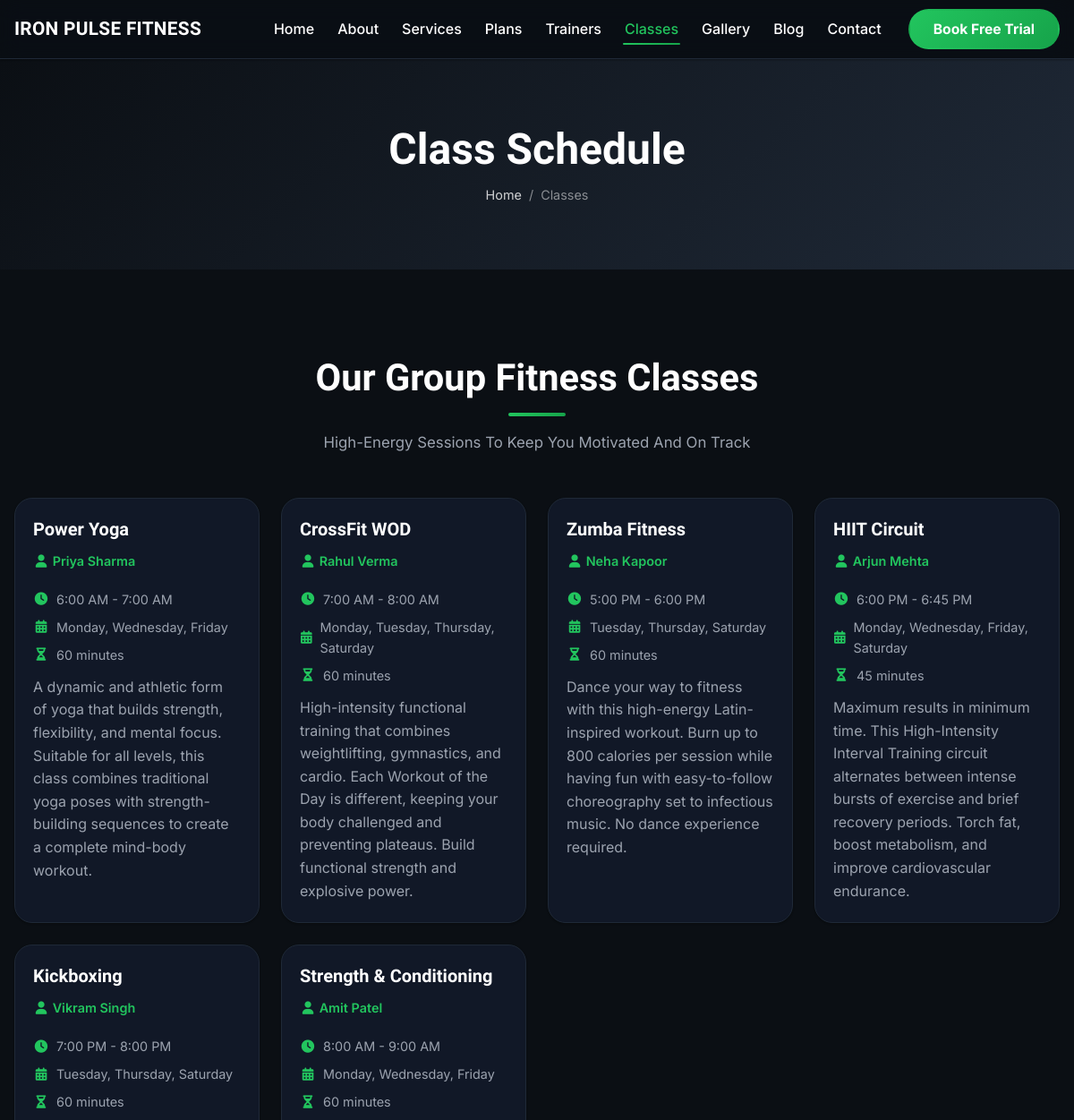
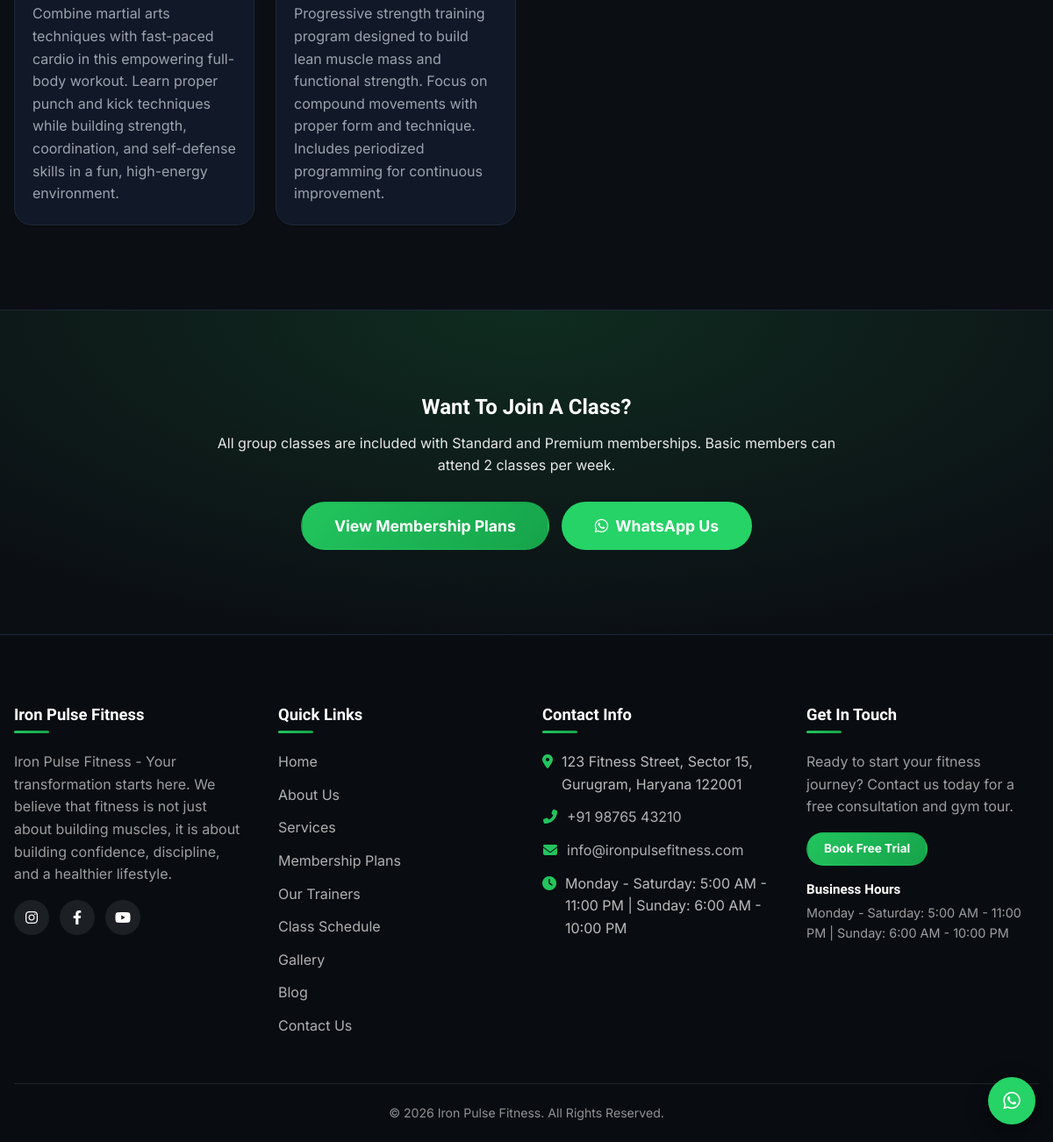
/classes.php, run on the app's committed database (2 pictures, top to bottom).
### tables this page shows
CREATE TABLE `classes` (
  `id` INT(11) UNSIGNED NOT NULL AUTO_INCREMENT,
  `class_name` VARCHAR(100) NOT NULL,
  `trainer_name` VARCHAR(100) NOT NULL,
  `class_time` VARCHAR(50) NOT NULL,
  `class_days` VARCHAR(100) NOT NULL,
  `duration` VARCHAR(50) NOT NULL,
  `description` TEXT DEFAULT NULL,
  `image` VARCHAR(255) DEFAULT NULL,
  `is_active` TINYINT(1) NOT NULL DEFAULT 1,
  `created_at` TIMESTAMP NOT NULL DEFAULT CURRENT_TIMESTAMP,
  `updated_at` TIMESTAMP NOT NULL DEFAULT CURRENT_TIMESTAMP ON UPDATE CURRENT_TIMESTAMP,
  PRIMARY KEY (`id`)
);

### functions.php (called while the page is built, shortened)
<?php
require_once __DIR__ . '/config.php';
function getAllSettings(): array {
    global $pdo;
    try {
        $stmt = $pdo->query("SELECT setting_key, setting_value FROM site_settings");
        $settings = [];
        while ($row = $stmt->fetch()) {
            $settings[$row['setting_key']] = $row['setting_value'];
        }
        return $settings;
    } catch (PDOException $e) {
        return [];
    }
}
function getActiveItems(string $table, string $orderBy = 'id ASC'): array {
    global $pdo;
    $allowedTables = ['membership_plans', 'trainers', 'classes', 'gallery', 'transformations', 'testimonials', 'blog_posts'];
    try {
        $stmt = $pdo->query("SELECT * FROM `{$table}` WHERE is_active = 1 ORDER BY {$orderBy}");
        return $stmt->fetchAll();
    } catch (PDOException $e) {
        return [];
    }
}
function e(?string $text): string {
    return htmlspecialchars($text ?? '', ENT_QUOTES, 'UTF-8');
}

### classes.php (the view, shortened to what this page needs)
<?php
require_once 'config.php';
require_once 'functions.php';
$currentPage = 'classes';
$classes = getActiveItems('classes', 'id ASC');
include 'header.php';
?>
<section class="page-header">
    <div class="container">
        <h1 class="page-title">Class Schedule</h1>
        <nav class="breadcrumb">
            <a href="index.php">Home</a> <span>/</span> <span>Classes</span>
        </nav>
    </div>
</section>
<section class="section classes-detail-section">
    <div class="container">
        <div class="section-header" data-animate="fadeInUp">
            <h2 class="section-title">Our Group Fitness Classes</h2>
            <p class="section-subtitle">High-Energy Sessions To Keep You Motivated And On Track</p>
        </div>
        <?php if (!empty($classes)): ?>
        <div class="classes-grid classes-grid-detailed">
            <?php foreach ($classes as $class): ?>
            <div class="class-card class-card-full" data-animate="fadeInUp">
                <div class="class-info">
                    <h3 class="class-name"><?php echo e($class['class_name']); ?></h3>
                    <div class="class-meta">
                        <p class="class-trainer"><i class="fas fa-user"></i> <?php echo e($class['trainer_name']); ?></p>
                        <p class="class-time"><i class="fas fa-clock"></i> <?php echo e($class['class_time']); ?></p>
                        <p class="class-days"><i class="fas fa-calendar-alt"></i> <?php echo e($class['class_days']); ?></p>
                        <p class="class-duration"><i class="fas fa-hourglass-half"></i> <?php echo e($class['duration']); ?></p>
                    </div>
                    <?php if (!empty($class['description'])): ?>
                    <p class="class-description"><?php echo e($class['description']); ?></p>
                    <?php endif; ?>
                </div>
            </div>
            <?php endforeach; ?>
        </div>
        <?php endif; ?>
    </div>
</section>
<section class="section cta-section">
    <div class="container">
        <div class="cta-content" data-animate="fadeInUp">
            <h2>Want To Join A Class?</h2>
            <p>All group classes are included with Standard and Premium memberships. Basic members can attend 2 classes per week.</p>
            <div class="cta-buttons">
                <a href="plans.php" class="btn btn-primary btn-lg">View Membership Plans</a>
                <?php if ($whatsappNumber): ?>
                <a href="https://wa.me/<?php echo e($whatsappNumber); ?>?text=Hi%2C%20I%20want%20to%20join%20a%20group%20class.%20Please%20share%20details." class="btn btn-whatsapp btn-lg" target="_blank" rel="noopener noreferrer"><i class="fab fa-whatsapp"></i> WhatsApp Us</a>
                <?php endif; ?>
            </div>
        </div>
    </div>
</section>
<?php include 'footer.php'; ?>

### header.php (shortened to what this page needs)
<?php
$allSettings = getAllSettings();
$currentPage = $currentPage ?? 'home';
$gymName = $allSettings['gym_name'] ?? 'Iron Pulse Fitness';
$whatsappNumber = $allSettings['whatsapp_number'] ?? '';
?>
<!DOCTYPE html>
<html lang="en">
<head>
    <link rel="stylesheet" href="https://cdnjs.cloudflare.com/ajax/libs/font-awesome/6.4.0/css/all.min.css">
    <link rel="stylesheet" href="assets/css/style.css?v=<?php echo @filemtime(__DIR__ . '/assets/css/style.css'); ?>">
</head>
<body>
    <header class="site-header" id="siteHeader">
        <nav class="navbar">
            <div class="container">
                <a href="index.php" class="nav-brand">
                    <span class="nav-brand-text"><?php echo e($gymName); ?></span>
                </a>
                <div class="nav-menu" id="navMenu">
                    <ul class="nav-list">
                        <li class="nav-item"><a href="index.php" class="nav-link <?php echo $currentPage === 'home' ? 'active' : ''; ?>">Home</a></li>
                        <li class="nav-item"><a href="about.php" class="nav-link <?php echo $currentPage === 'about' ? 'active' : ''; ?>">About</a></li>
                        <li class="nav-item"><a href="services.php" class="nav-link <?php echo $currentPage === 'services' ? 'active' : ''; ?>">Services</a></li>
                        <li class="nav-item"><a href="plans.php" class="nav-link <?php echo $currentPage === 'plans' ? 'active' : ''; ?>">Plans</a></li>
                        <li class="nav-item"><a href="trainers.php" class="nav-link <?php echo $currentPage === 'trainers' ? 'active' : ''; ?>">Trainers</a></li>
                        <li class="nav-item"><a href="classes.php" class="nav-link <?php echo $currentPage === 'classes' ? 'active' : ''; ?>">Classes</a></li>
                        <li class="nav-item"><a href="gallery.php" class="nav-link <?php echo $currentPage === 'gallery' ? 'active' : ''; ?>">Gallery</a></li>
                        <li class="nav-item"><a href="blog.php" class="nav-link <?php echo $currentPage === 'blog' ? 'active' : ''; ?>">Blog</a></li>
                        <li class="nav-item"><a href="contact.php" class="nav-link <?php echo $currentPage === 'contact' ? 'active' : ''; ?>">Contact</a></li>
                    </ul>
                    <a href="contact.php?trial=1" class="btn btn-primary nav-cta">Book Free Trial</a>
                </div>
            </div>
        </nav>
    </header>
    <?php if ($whatsappNumber): ?>
    <a href="https://wa.me/<?php echo e($whatsappNumber); ?>?text=Hi%2C%20I%20am%20interested%20in%20joining%20your%20gym.%20Please%20share%20the%20details." class="sticky-whatsapp" target="_blank" rel="noopener noreferrer" aria-label="Chat on WhatsApp">
        <i class="fab fa-whatsapp"></i>
    </a>
    <?php endif; ?>
    <main class="main-content">

### footer.php (shortened to what this page needs)
<?php
$gymName = $allSettings['gym_name'] ?? 'Iron Pulse Fitness';
$footerText = $allSettings['footer_text'] ?? '';
$address = $allSettings['address'] ?? '';
$phoneNumber = $allSettings['phone_number'] ?? '';
$email = $allSettings['email'] ?? '';
$businessHours = $allSettings['business_hours'] ?? '';
$instagramLink = $allSettings['instagram_link'] ?? '';
$facebookLink = $allSettings['facebook_link'] ?? '';
$youtubeLink = $allSettings['youtube_link'] ?? '';
?>
    </main>
    <footer class="site-footer">
        <div class="container">
            <div class="footer-grid">
                <div class="footer-col">
                    <h3 class="footer-title"><?php echo e($gymName); ?></h3>
                    <p class="footer-text"><?php echo e($footerText); ?></p>
                    <div class="footer-social">
                        <?php if ($instagramLink): ?>
                        <a href="<?php echo e($instagramLink); ?>" target="_blank" rel="noopener noreferrer" aria-label="Instagram"><i class="fab fa-instagram"></i></a>
                        <?php endif; ?>
                        <?php if ($facebookLink): ?>
                        <a href="<?php echo e($facebookLink); ?>" target="_blank" rel="noopener noreferrer" aria-label="Facebook"><i class="fab fa-facebook-f"></i></a>
                        <?php endif; ?>
                        <?php if ($youtubeLink): ?>
                        <a href="<?php echo e($youtubeLink); ?>" target="_blank" rel="noopener noreferrer" aria-label="YouTube"><i class="fab fa-youtube"></i></a>
                        <?php endif; ?>
                    </div>
                </div>
                <div class="footer-col">
                    <h3 class="footer-title">Quick Links</h3>
                    <ul class="footer-links">
                        <li><a href="index.php">Home</a></li>
                        <li><a href="about.php">About Us</a></li>
                        <li><a href="services.php">Services</a></li>
                        <li><a href="plans.php">Membership Plans</a></li>
                        <li><a href="trainers.php">Our Trainers</a></li>
                        <li><a href="classes.php">Class Schedule</a></li>
                        <li><a href="gallery.php">Gallery</a></li>
                        <li><a href="blog.php">Blog</a></li>
                        <li><a href="contact.php">Contact Us</a></li>
                    </ul>
                </div>
                <div class="footer-col">
                    <h3 class="footer-title">Contact Info</h3>
                    <ul class="footer-contact">
                        <?php if ($address): ?>
                        <li>
                            <i class="fas fa-map-marker-alt"></i>
                            <span><?php echo e($address); ?></span>
                        </li>
                        <?php endif; ?>
                        <?php if ($phoneNumber): ?>
                        <li>
                            <i class="fas fa-phone-alt"></i>
                            <a href="tel:<?php echo e(preg_replace('/[^+0-9]/', '', $phoneNumber)); ?>"><?php echo e($phoneNumber); ?></a>
                        </li>
                        <?php endif; ?>
                        <?php if ($email): ?>
                        <li>
                            <i class="fas fa-envelope"></i>
                            <a href="mailto:<?php echo e($email); ?>"><?php echo e($email); ?></a>
                        </li>
                        <?php endif; ?>
                        <?php if ($businessHours): ?>
                        <li>
                            <i class="fas fa-clock"></i>
                            <span><?php echo e($businessHours); ?></span>
                        </li>
                        <?php endif; ?>
                    </ul>
                </div>
                <div class="footer-col">
                    <h3 class="footer-title">Get In Touch</h3>
                    <p class="footer-text">Ready to start your fitness journey? Contact us today for a free consultation and gym tour.</p>
                    <a href="contact.php?trial=1" class="btn btn-primary btn-sm">Book Free Trial</a>
                    <div class="footer-hours">
                        <h4>Business Hours</h4>
                        <p><?php echo e($businessHours); ?></p>
                    </div>
                </div>
            </div>
            <div class="footer-bottom">
                <p>&copy; <?php echo date('Y'); ?> <?php echo e($gymName); ?>. All Rights Reserved.</p>
            </div>
        </div>
    </footer>
</body>
</html>

### data on the page
classes: class_name "Power Yoga", trainer_name "Priya Sharma", class_time "6:00 AM - 7:00 AM", class_days "Monday, Wednesday, Friday", duration "60 minutes", description "A dynamic and athletic form of yoga that builds strength, flexibility, and mental focus. Suitable for all levels, this class combines traditional yoga poses with strength-building sequences to create a complete mind-body workout."
classes: class_name "CrossFit WOD", trainer_name "Rahul Verma", class_time "7:00 AM - 8:00 AM", class_days "Monday, Tuesday, Thursday, Saturday", duration "60 minutes", description "High-intensity functional training that combines weightlifting, gymnastics, and cardio. Each Workout of the Day is different, keeping your body challenged and preventing plateaus. Build functional strength and explosive power."
classes: class_name "Zumba Fitness", trainer_name "Neha Kapoor", class_time "5:00 PM - 6:00 PM", class_days "Tuesday, Thursday, Saturday", duration "60 minutes", description "Dance your way to fitness with this high-energy Latin-inspired workout. Burn up to 800 calories per session while having fun with easy-to-follow choreography set to infectious music. No dance experience required."
classes: class_name "HIIT Circuit", trainer_name "Arjun Mehta", class_time "6:00 PM - 6:45 PM", class_days "Monday, Wednesday, Friday, Saturday", duration "45 minutes", description "Maximum results in minimum time. This High-Intensity Interval Training circuit alternates between intense bursts of exercise and brief recovery periods. Torch fat, boost metabolism, and improve cardiovascular endurance."
classes: class_name "Kickboxing", trainer_name "Vikram Singh", class_time "7:00 PM - 8:00 PM", class_days "Tuesday, Thursday, Saturday", duration "60 minutes", description "Combine martial arts techniques with fast-paced cardio in this empowering full-body workout. Learn proper punch and kick techniques while building strength, coordination, and self-defense skills in a fun, high-energy environment."
classes: class_name "Strength & Conditioning", trainer_name "Amit Patel", class_time "8:00 AM - 9:00 AM", class_days "Monday, Wednesday, Friday", duration "60 minutes", description "Progressive strength training program designed to build lean muscle mass and functional strength. Focus on compound movements with proper form and technique. Includes periodized programming for continuous improvement."

### other printed values
$gymName "IRON PULSE FITNESS"
$gymName "Iron Pulse Fitness"
$footerText "Iron Pulse Fitness - Your transformation starts here. We believe that fitness is not just about building muscles, it is about building confidence, discipline, and a healthier lifestyle."
$address "123 Fitness Street, Sector 15, Gurugram, Haryana 122001"
$phoneNumber "+91 98765 43210"
$email "info@ironpulsefitness.com"
$businessHours "Monday - Saturday: 5:00 AM - 11:00 PM | Sunday: 6:00 AM - 10:00 PM"
